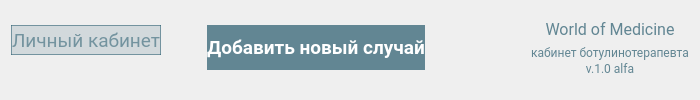
     <widget class="QFrame" name="top_panel">
      <layout class="QGridLayout" name="gridLayout_3">
       <property name="topMargin">
        <number>7</number>
       </property>
       <property name="verticalSpacing">
        <number>0</number>
       </property>
       <item row="0" column="3" rowspan="3">
        <spacer name="horizontalSpacer">
         <property name="orientation">
          <enum>Qt::Horizontal</enum>
         </property>
         <property name="sizeType">
          <enum>QSizePolicy::Fixed</enum>
         </property>
         <property name="sizeHint" stdset="0">
          <size>
           <width>100</width>
           <height>20</height>
          </size>
         </property>
        </spacer>
       </item>
       <item row="0" column="1" rowspan="3">
        <spacer name="horizontalSpacer_2">
         <property name="orientation">
          <enum>Qt::Horizontal</enum>
         </property>
         <property name="sizeType">
          <enum>QSizePolicy::Fixed</enum>
         </property>
         <property name="sizeHint" stdset="0">
          <size>
           <width>40</width>
           <height>20</height>
          </size>
         </property>
        </spacer>
       </item>
       <item row="1" column="0">
        <widget class="QPushButton" name="user_profile">
         <property name="enabled">
          <bool>false</bool>
         </property>
         <property name="minimumSize">
          <size>
           <width>0</width>
           <height>30</height>
          </size>
         </property>
         <property name="maximumSize">
          <size>
           <width>200</width>
           <height>16777215</height>
          </size>
         </property>
         <property name="font">
          <font>
           <family>Roboto</family>
           <pointsize>14</pointsize>
          </font>
         </property>
         <property name="styleSheet">
          <string notr="true">QPushButton {
background-color: rgba(50, 98, 115, 190);
font-size: 14pt;
color: White;
border: None;
}

QPushButton::hover {
background-color: rgba(50, 98, 115, 255);
border: 2px solid rgba(92, 158, 173, 255);
}

QPushButton::pressed {
background-color: rgba(92, 158, 173, 255);
border: 1px solid rgba(255, 255, 255, 255);
}

QPushButton::disabled {
background-color:  rgba(50, 98, 115, 40);
border: 1px solid rgba(50, 98, 115, 150);
color:  rgba(50, 98, 115, 150);
}</string>
         </property>
         <property name="text">
          <string>Личный кабинет</string>
         </property>
         <property name="icon">
          <iconset resource="../../../res_main.qrc">
           <normaloff>:/icon/icons/manage_accounts_white_36dp.svg</normaloff>:/icon/icons/manage_accounts_white_36dp.svg</iconset>
         </property>
         <property name="iconSize">
          <size>
           <width>32</width>
           <height>32</height>
          </size>
         </property>
        </widget>
       </item>
       <item row="0" column="0">
        <spacer name="verticalSpacer">
         <property name="orientation">
          <enum>Qt::Vertical</enum>
         </property>
         <property name="sizeType">
          <enum>QSizePolicy::Minimum</enum>
         </property>
         <property name="sizeHint" stdset="0">
          <size>
           <width>20</width>
           <height>18</height>
          </size>
         </property>
        </spacer>
       </item>
       <item row="2" column="0">
        <spacer name="verticalSpacer_2">
         <property name="orientation">
          <enum>Qt::Vertical</enum>
         </property>
         <property name="sizeType">
          <enum>QSizePolicy::Expanding</enum>
         </property>
         <property name="sizeHint" stdset="0">
          <size>
           <width>20</width>
           <height>15</height>
          </size>
         </property>
        </spacer>
       </item>
       <item row="0" column="2" rowspan="3">
        <widget class="QPushButton" name="add_new_patient">
         <property name="minimumSize">
          <size>
           <width>0</width>
           <height>45</height>
          </size>
         </property>
         <property name="palette">
          <palette>
           <active>
            <colorrole role="WindowText">
             <brush brushstyle="SolidPattern">
              <color alpha="255">
               <red>255</red>
               <green>255</green>
               <blue>255</blue>
              </color>
             </brush>
            </colorrole>
            <colorrole role="Button">
             <brush brushstyle="SolidPattern">
              <color alpha="190">
               <red>50</red>
               <green>98</green>
               <blue>115</blue>
              </color>
             </brush>
            </colorrole>
            <colorrole role="Light">
             <brush brushstyle="SolidPattern">
              <color alpha="255">
               <red>60</red>
               <green>145</green>
               <blue>255</blue>
              </color>
             </brush>
            </colorrole>
            <colorrole role="Midlight">
             <brush brushstyle="SolidPattern">
              <color alpha="255">
               <red>36</red>
               <green>119</green>
               <blue>227</blue>
              </color>
             </brush>
            </colorrole>
            <colorrole role="Dark">
             <brush brushstyle="SolidPattern">
              <color alpha="255">
               <red>6</red>
               <green>47</green>
               <blue>100</blue>
              </color>
             </brush>
            </colorrole>
            <colorrole role="Mid">
             <brush brushstyle="SolidPattern">
              <color alpha="255">
               <red>8</red>
               <green>62</green>
               <blue>133</blue>
              </color>
             </brush>
            </colorrole>
            <colorrole role="Text">
             <brush brushstyle="SolidPattern">
              <color alpha="255">
               <red>255</red>
               <green>255</green>
               <blue>255</blue>
              </color>
             </brush>
            </colorrole>
            <colorrole role="BrightText">
             <brush brushstyle="SolidPattern">
              <color alpha="255">
               <red>255</red>
               <green>255</green>
               <blue>255</blue>
              </color>
             </brush>
            </colorrole>
            <colorrole role="ButtonText">
             <brush brushstyle="SolidPattern">
              <color alpha="255">
               <red>255</red>
               <green>255</green>
               <blue>255</blue>
              </color>
             </brush>
            </colorrole>
            <colorrole role="Base">
             <brush brushstyle="SolidPattern">
              <color alpha="190">
               <red>50</red>
               <green>98</green>
               <blue>115</blue>
              </color>
             </brush>
            </colorrole>
            <colorrole role="Window">
             <brush brushstyle="SolidPattern">
              <color alpha="190">
               <red>50</red>
               <green>98</green>
               <blue>115</blue>
              </color>
             </brush>
            </colorrole>
            <colorrole role="Shadow">
             <brush brushstyle="SolidPattern">
              <color alpha="255">
               <red>0</red>
               <green>0</green>
               <blue>0</blue>
              </color>
             </brush>
            </colorrole>
            <colorrole role="AlternateBase">
             <brush brushstyle="SolidPattern">
              <color alpha="255">
               <red>133</red>
               <green>174</green>
               <blue>227</blue>
              </color>
             </brush>
            </colorrole>
            <colorrole role="ToolTipBase">
             <brush brushstyle="SolidPattern">
              <color alpha="255">
               <red>255</red>
               <green>255</green>
               <blue>220</blue>
              </color>
             </brush>
            </colorrole>
            <colorrole role="ToolTipText">
             <brush brushstyle="SolidPattern">
              <color alpha="255">
               <red>0</red>
               <green>0</green>
               <blue>0</blue>
              </color>
             </brush>
            </colorrole>
            <colorrole role="PlaceholderText">
             <brush brushstyle="SolidPattern">
              <color alpha="128">
               <red>255</red>
               <green>255</green>
               <blue>255</blue>
              </color>
             </brush>
            </colorrole>
           </active>
           <inactive>
            <colorrole role="WindowText">
             <brush brushstyle="SolidPattern">
              <color alpha="255">
               <red>255</red>
               <green>255</green>
               <blue>255</blue>
              </color>
             </brush>
            </colorrole>
            <colorrole role="Button">
             <brush brushstyle="SolidPattern">
              <color alpha="190">
               <red>50</red>
               <green>98</green>
               <blue>115</blue>
              </color>
             </brush>
            </colorrole>
            <colorrole role="Light">
             <brush brushstyle="SolidPattern">
              <color alpha="255">
               <red>60</red>
               <green>145</green>
               <blue>255</blue>
              </color>
             </brush>
            </colorrole>
            <colorrole role="Midlight">
             <brush brushstyle="SolidPattern">
              <color alpha="255">
               <red>36</red>
               <green>119</green>
               <blue>227</blue>
              </color>
             </brush>
            </colorrole>
            <colorrole role="Dark">
             <brush brushstyle="SolidPattern">
              <color alpha="255">
               <red>6</red>
               <green>47</green>
               <blue>100</blue>
              </color>
             </brush>
            </colorrole>
            <colorrole role="Mid">
             <brush brushstyle="SolidPattern">
              <color alpha="255">
               <red>8</red>
               <green>62</green>
               <blue>133</blue>
              </color>
             </brush>
            </colorrole>
            <colorrole role="Text">
             <brush brushstyle="SolidPattern">
              <color alpha="255">
               <red>255</red>
               <green>255</green>
               <blue>255</blue>
              </color>
             </brush>
            </colorrole>
            <colorrole role="BrightText">
             <brush brushstyle="SolidPattern">
              <color alpha="255">
               <red>255</red>
               <green>255</green>
               <blue>255</blue>
              </color>
             </brush>
            </colorrole>
            <colorrole role="ButtonText">
             <brush brushstyle="SolidPattern">
              <color alpha="255">
               <red>255</red>
               <green>255</green>
               <blue>255</blue>
              </color>
             </brush>
            </colorrole>
            <colorrole role="Base">
             <brush brushstyle="SolidPattern">
              <color alpha="190">
               <red>50</red>
               <green>98</green>
               <blue>115</blue>
              </color>
             </brush>
            </colorrole>
            <colorrole role="Window">
             <brush brushstyle="SolidPattern">
              <color alpha="190">
               <red>50</red>
               <green>98</green>
               <blue>115</blue>
              </color>
             </brush>
            </colorrole>
            <colorrole role="Shadow">
             <brush brushstyle="SolidPattern">
              <color alpha="255">
               <red>0</red>
               <green>0</green>
               <blue>0</blue>
              </color>
             </brush>
            </colorrole>
            <colorrole role="AlternateBase">
             <brush brushstyle="SolidPattern">
              <color alpha="255">
               <red>133</red>
               <green>174</green>
               <blue>227</blue>
              </color>
             </brush>
            </colorrole>
            <colorrole role="ToolTipBase">
             <brush brushstyle="SolidPattern">
              <color alpha="255">
               <red>255</red>
               <green>255</green>
               <blue>220</blue>
              </color>
             </brush>
            </colorrole>
            <colorrole role="ToolTipText">
             <brush brushstyle="SolidPattern">
              <color alpha="255">
               <red>0</red>
               <green>0</green>
               <blue>0</blue>
              </color>
             </brush>
            </colorrole>
            <colorrole role="PlaceholderText">
             <brush brushstyle="SolidPattern">
              <color alpha="128">
               <red>255</red>
               <green>255</green>
               <blue>255</blue>
              </color>
             </brush>
            </colorrole>
           </inactive>
           <disabled>
            <colorrole role="WindowText">
             <brush brushstyle="SolidPattern">
              <color alpha="255">
               <red>255</red>
               <green>255</green>
               <blue>255</blue>
              </color>
             </brush>
            </colorrole>
            <colorrole role="Button">
             <brush brushstyle="SolidPattern">
              <color alpha="255">
               <red>238</red>
               <green>238</green>
               <blue>238</blue>
              </color>
             </brush>
            </colorrole>
            <colorrole role="Light">
             <brush brushstyle="SolidPattern">
              <color alpha="255">
               <red>60</red>
               <green>145</green>
               <blue>255</blue>
              </color>
             </brush>
            </colorrole>
            <colorrole role="Midlight">
             <brush brushstyle="SolidPattern">
              <color alpha="255">
               <red>36</red>
               <green>119</green>
               <blue>227</blue>
              </color>
             </brush>
            </colorrole>
            <colorrole role="Dark">
             <brush brushstyle="SolidPattern">
              <color alpha="255">
               <red>6</red>
               <green>47</green>
               <blue>100</blue>
              </color>
             </brush>
            </colorrole>
            <colorrole role="Mid">
             <brush brushstyle="SolidPattern">
              <color alpha="255">
               <red>8</red>
               <green>62</green>
               <blue>133</blue>
              </color>
             </brush>
            </colorrole>
            <colorrole role="Text">
             <brush brushstyle="SolidPattern">
              <color alpha="255">
               <red>255</red>
               <green>255</green>
               <blue>255</blue>
              </color>
             </brush>
            </colorrole>
            <colorrole role="BrightText">
             <brush brushstyle="SolidPattern">
              <color alpha="255">
               <red>255</red>
               <green>255</green>
               <blue>255</blue>
              </color>
             </brush>
            </colorrole>
            <colorrole role="ButtonText">
             <brush brushstyle="SolidPattern">
              <color alpha="255">
               <red>255</red>
               <green>255</green>
               <blue>255</blue>
              </color>
             </brush>
            </colorrole>
            <colorrole role="Base">
             <brush brushstyle="SolidPattern">
              <color alpha="255">
               <red>238</red>
               <green>238</green>
               <blue>238</blue>
              </color>
             </brush>
            </colorrole>
            <colorrole role="Window">
             <brush brushstyle="SolidPattern">
              <color alpha="255">
               <red>238</red>
               <green>238</green>
               <blue>238</blue>
              </color>
             </brush>
            </colorrole>
            <colorrole role="Shadow">
             <brush brushstyle="SolidPattern">
              <color alpha="255">
               <red>0</red>
               <green>0</green>
               <blue>0</blue>
              </color>
             </brush>
            </colorrole>
            <colorrole role="AlternateBase">
             <brush brushstyle="SolidPattern">
              <color alpha="255">
               <red>12</red>
               <green>94</green>
               <blue>200</blue>
              </color>
             </brush>
            </colorrole>
            <colorrole role="ToolTipBase">
             <brush brushstyle="SolidPattern">
              <color alpha="255">
               <red>255</red>
               <green>255</green>
               <blue>220</blue>
              </color>
             </brush>
            </colorrole>
            <colorrole role="ToolTipText">
             <brush brushstyle="SolidPattern">
              <color alpha="255">
               <red>0</red>
               <green>0</green>
               <blue>0</blue>
              </color>
             </brush>
            </colorrole>
            <colorrole role="PlaceholderText">
             <brush brushstyle="SolidPattern">
              <color alpha="128">
               <red>255</red>
               <green>255</green>
               <blue>255</blue>
              </color>
             </brush>
            </colorrole>
           </disabled>
          </palette>
         </property>
         <property name="font">
          <font>
           <family>Roboto</family>
           <pointsize>14</pointsize>
           <bold>true</bold>
          </font>
         </property>
         <property name="styleSheet">
          <string notr="true">QPushButton {
background-color: rgba(50, 98, 115, 190);
font-size: 14pt;
color: White;
border: None;
}

QPushButton::hover {
background-color: rgba(50, 98, 115, 255);
border: 2px solid rgba(92, 158, 173, 255);
}

QPushButton::pressed {
background-color: rgba(92, 158, 173, 255);
border: 1px solid rgba(255, 255, 255, 255);
}

QPushButton::disabled {
background-color: #EEEEEE;
border: 1px solid rgba(50, 98, 115, 255);
}</string>
         </property>
         <property name="text">
          <string>Добавить новый случай</string>
         </property>
         <property name="icon">
          <iconset resource="../../../res_main.qrc">
           <normaloff>:/icon/icons/person_add_white_36dp.svg</normaloff>:/icon/icons/person_add_white_36dp.svg</iconset>
         </property>
         <property name="iconSize">
          <size>
           <width>32</width>
           <height>32</height>
          </size>
         </property>
        </widget>
       </item>
       <item row="0" column="4" rowspan="3">
        <widget class="QLabel" name="labelLogo">
         <property name="maximumSize">
          <size>
           <width>250</width>
           <height>16777215</height>
          </size>
         </property>
         <property name="palette">
          <palette>
           <active>
            <colorrole role="WindowText">
             <brush brushstyle="SolidPattern">
              <color alpha="190">
               <red>50</red>
               <green>98</green>
               <blue>115</blue>
              </color>
             </brush>
            </colorrole>
            <colorrole role="Button">
             <brush brushstyle="SolidPattern">
              <color alpha="255">
               <red>226</red>
               <green>212</green>
               <blue>193</blue>
              </color>
             </brush>
            </colorrole>
            <colorrole role="Light">
             <brush brushstyle="SolidPattern">
              <color alpha="255">
               <red>60</red>
               <green>145</green>
               <blue>255</blue>
              </color>
             </brush>
            </colorrole>
            <colorrole role="Midlight">
             <brush brushstyle="SolidPattern">
              <color alpha="255">
               <red>36</red>
               <green>119</green>
               <blue>227</blue>
              </color>
             </brush>
            </colorrole>
            <colorrole role="Dark">
             <brush brushstyle="SolidPattern">
              <color alpha="255">
               <red>6</red>
               <green>47</green>
               <blue>100</blue>
              </color>
             </brush>
            </colorrole>
            <colorrole role="Mid">
             <brush brushstyle="SolidPattern">
              <color alpha="255">
               <red>8</red>
               <green>62</green>
               <blue>133</blue>
              </color>
             </brush>
            </colorrole>
            <colorrole role="Text">
             <brush brushstyle="SolidPattern">
              <color alpha="190">
               <red>50</red>
               <green>98</green>
               <blue>115</blue>
              </color>
             </brush>
            </colorrole>
            <colorrole role="BrightText">
             <brush brushstyle="SolidPattern">
              <color alpha="255">
               <red>255</red>
               <green>255</green>
               <blue>255</blue>
              </color>
             </brush>
            </colorrole>
            <colorrole role="ButtonText">
             <brush brushstyle="SolidPattern">
              <color alpha="190">
               <red>50</red>
               <green>98</green>
               <blue>115</blue>
              </color>
             </brush>
            </colorrole>
            <colorrole role="Base">
             <brush brushstyle="SolidPattern">
              <color alpha="255">
               <red>226</red>
               <green>212</green>
               <blue>193</blue>
              </color>
             </brush>
            </colorrole>
            <colorrole role="Window">
             <brush brushstyle="SolidPattern">
              <color alpha="255">
               <red>226</red>
               <green>212</green>
               <blue>193</blue>
              </color>
             </brush>
            </colorrole>
            <colorrole role="Shadow">
             <brush brushstyle="SolidPattern">
              <color alpha="255">
               <red>0</red>
               <green>0</green>
               <blue>0</blue>
              </color>
             </brush>
            </colorrole>
            <colorrole role="AlternateBase">
             <brush brushstyle="SolidPattern">
              <color alpha="255">
               <red>133</red>
               <green>174</green>
               <blue>227</blue>
              </color>
             </brush>
            </colorrole>
            <colorrole role="ToolTipBase">
             <brush brushstyle="SolidPattern">
              <color alpha="255">
               <red>255</red>
               <green>255</green>
               <blue>220</blue>
              </color>
             </brush>
            </colorrole>
            <colorrole role="ToolTipText">
             <brush brushstyle="SolidPattern">
              <color alpha="255">
               <red>0</red>
               <green>0</green>
               <blue>0</blue>
              </color>
             </brush>
            </colorrole>
            <colorrole role="PlaceholderText">
             <brush brushstyle="SolidPattern">
              <color alpha="95">
               <red>50</red>
               <green>98</green>
               <blue>115</blue>
              </color>
             </brush>
            </colorrole>
           </active>
           <inactive>
            <colorrole role="WindowText">
             <brush brushstyle="SolidPattern">
              <color alpha="190">
               <red>50</red>
               <green>98</green>
               <blue>115</blue>
              </color>
             </brush>
            </colorrole>
            <colorrole role="Button">
             <brush brushstyle="SolidPattern">
              <color alpha="255">
               <red>226</red>
               <green>212</green>
               <blue>193</blue>
              </color>
             </brush>
            </colorrole>
            <colorrole role="Light">
             <brush brushstyle="SolidPattern">
              <color alpha="255">
               <red>60</red>
               <green>145</green>
               <blue>255</blue>
              </color>
             </brush>
            </colorrole>
            <colorrole role="Midlight">
             <brush brushstyle="SolidPattern">
              <color alpha="255">
               <red>36</red>
               <green>119</green>
               <blue>227</blue>
              </color>
             </brush>
            </colorrole>
            <colorrole role="Dark">
             <brush brushstyle="SolidPattern">
              <color alpha="255">
               <red>6</red>
               <green>47</green>
               <blue>100</blue>
              </color>
             </brush>
            </colorrole>
            <colorrole role="Mid">
             <brush brushstyle="SolidPattern">
              <color alpha="255">
               <red>8</red>
               <green>62</green>
               <blue>133</blue>
              </color>
             </brush>
            </colorrole>
            <colorrole role="Text">
             <brush brushstyle="SolidPattern">
              <color alpha="190">
               <red>50</red>
               <green>98</green>
               <blue>115</blue>
              </color>
             </brush>
            </colorrole>
            <colorrole role="BrightText">
             <brush brushstyle="SolidPattern">
              <color alpha="255">
               <red>255</red>
               <green>255</green>
               <blue>255</blue>
              </color>
             </brush>
            </colorrole>
            <colorrole role="ButtonText">
             <brush brushstyle="SolidPattern">
              <color alpha="190">
               <red>50</red>
               <green>98</green>
               <blue>115</blue>
              </color>
             </brush>
            </colorrole>
            <colorrole role="Base">
             <brush brushstyle="SolidPattern">
              <color alpha="255">
               <red>226</red>
               <green>212</green>
               <blue>193</blue>
              </color>
             </brush>
            </colorrole>
            <colorrole role="Window">
             <brush brushstyle="SolidPattern">
              <color alpha="255">
               <red>226</red>
               <green>212</green>
               <blue>193</blue>
              </color>
             </brush>
            </colorrole>
            <colorrole role="Shadow">
             <brush brushstyle="SolidPattern">
              <color alpha="255">
               <red>0</red>
               <green>0</green>
               <blue>0</blue>
              </color>
             </brush>
            </colorrole>
            <colorrole role="AlternateBase">
             <brush brushstyle="SolidPattern">
              <color alpha="255">
               <red>133</red>
               <green>174</green>
               <blue>227</blue>
              </color>
             </brush>
            </colorrole>
            <colorrole role="ToolTipBase">
             <brush brushstyle="SolidPattern">
              <color alpha="255">
               <red>255</red>
               <green>255</green>
               <blue>220</blue>
              </color>
             </brush>
            </colorrole>
            <colorrole role="ToolTipText">
             <brush brushstyle="SolidPattern">
              <color alpha="255">
               <red>0</red>
               <green>0</green>
               <blue>0</blue>
              </color>
             </brush>
            </colorrole>
            <colorrole role="PlaceholderText">
             <brush brushstyle="SolidPattern">
              <color alpha="95">
               <red>50</red>
               <green>98</green>
               <blue>115</blue>
              </color>
             </brush>
            </colorrole>
           </inactive>
           <disabled>
            <colorrole role="WindowText">
             <brush brushstyle="SolidPattern">
              <color alpha="190">
               <red>50</red>
               <green>98</green>
               <blue>115</blue>
              </color>
             </brush>
            </colorrole>
            <colorrole role="Button">
             <brush brushstyle="SolidPattern">
              <color alpha="255">
               <red>226</red>
               <green>212</green>
               <blue>193</blue>
              </color>
             </brush>
            </colorrole>
            <colorrole role="Light">
             <brush brushstyle="SolidPattern">
              <color alpha="255">
               <red>60</red>
               <green>145</green>
               <blue>255</blue>
              </color>
             </brush>
            </colorrole>
            <colorrole role="Midlight">
             <brush brushstyle="SolidPattern">
              <color alpha="255">
               <red>36</red>
               <green>119</green>
               <blue>227</blue>
              </color>
             </brush>
            </colorrole>
            <colorrole role="Dark">
             <brush brushstyle="SolidPattern">
              <color alpha="255">
               <red>6</red>
               <green>47</green>
               <blue>100</blue>
              </color>
             </brush>
            </colorrole>
            <colorrole role="Mid">
             <brush brushstyle="SolidPattern">
              <color alpha="255">
               <red>8</red>
               <green>62</green>
               <blue>133</blue>
              </color>
             </brush>
            </colorrole>
            <colorrole role="Text">
             <brush brushstyle="SolidPattern">
              <color alpha="190">
               <red>50</red>
               <green>98</green>
               <blue>115</blue>
              </color>
             </brush>
            </colorrole>
            <colorrole role="BrightText">
             <brush brushstyle="SolidPattern">
              <color alpha="255">
               <red>255</red>
               <green>255</green>
               <blue>255</blue>
              </color>
             </brush>
            </colorrole>
            <colorrole role="ButtonText">
             <brush brushstyle="SolidPattern">
              <color alpha="190">
               <red>50</red>
               <green>98</green>
               <blue>115</blue>
              </color>
             </brush>
            </colorrole>
            <colorrole role="Base">
             <brush brushstyle="SolidPattern">
              <color alpha="255">
               <red>226</red>
               <green>212</green>
               <blue>193</blue>
              </color>
             </brush>
            </colorrole>
            <colorrole role="Window">
             <brush brushstyle="SolidPattern">
              <color alpha="255">
               <red>226</red>
               <green>212</green>
               <blue>193</blue>
              </color>
             </brush>
            </colorrole>
            <colorrole role="Shadow">
             <brush brushstyle="SolidPattern">
              <color alpha="255">
               <red>0</red>
               <green>0</green>
               <blue>0</blue>
              </color>
             </brush>
            </colorrole>
            <colorrole role="AlternateBase">
             <brush brushstyle="SolidPattern">
              <color alpha="255">
               <red>12</red>
               <green>94</green>
               <blue>200</blue>
              </color>
             </brush>
            </colorrole>
            <colorrole role="ToolTipBase">
             <brush brushstyle="SolidPattern">
              <color alpha="255">
               <red>255</red>
               <green>255</green>
               <blue>220</blue>
              </color>
             </brush>
            </colorrole>
            <colorrole role="ToolTipText">
             <brush brushstyle="SolidPattern">
              <color alpha="255">
               <red>0</red>
               <green>0</green>
               <blue>0</blue>
              </color>
             </brush>
            </colorrole>
            <colorrole role="PlaceholderText">
             <brush brushstyle="SolidPattern">
              <color alpha="95">
               <red>50</red>
               <green>98</green>
               <blue>115</blue>
              </color>
             </brush>
            </colorrole>
           </disabled>
          </palette>
         </property>
         <property name="font">
          <font>
           <family>Roboto</family>
           <pointsize>9</pointsize>
           <bold>false</bold>
          </font>
         </property>
         <property name="styleSheet">
          <string notr="true">background-color: none;
color: rgba(50, 98, 115, 190);</string>
         </property>
         <property name="text">
          <string>&lt;html&gt;&lt;head/&gt;&lt;body&gt;&lt;p align=&quot;center&quot;&gt;&lt;span style=&quot; font-size:12pt;&quot;&gt;World of Medicine&lt;br/&gt;&lt;/span&gt;кабинет ботулинотерапевта&lt;span style=&quot; font-size:14pt;&quot;&gt;&lt;br/&gt;&lt;/span&gt;v.1.0 alfa&lt;/p&gt;&lt;/body&gt;&lt;/html&gt;</string>
         </property>
        </widget>
       </item>
      </layout>
     </widget>
